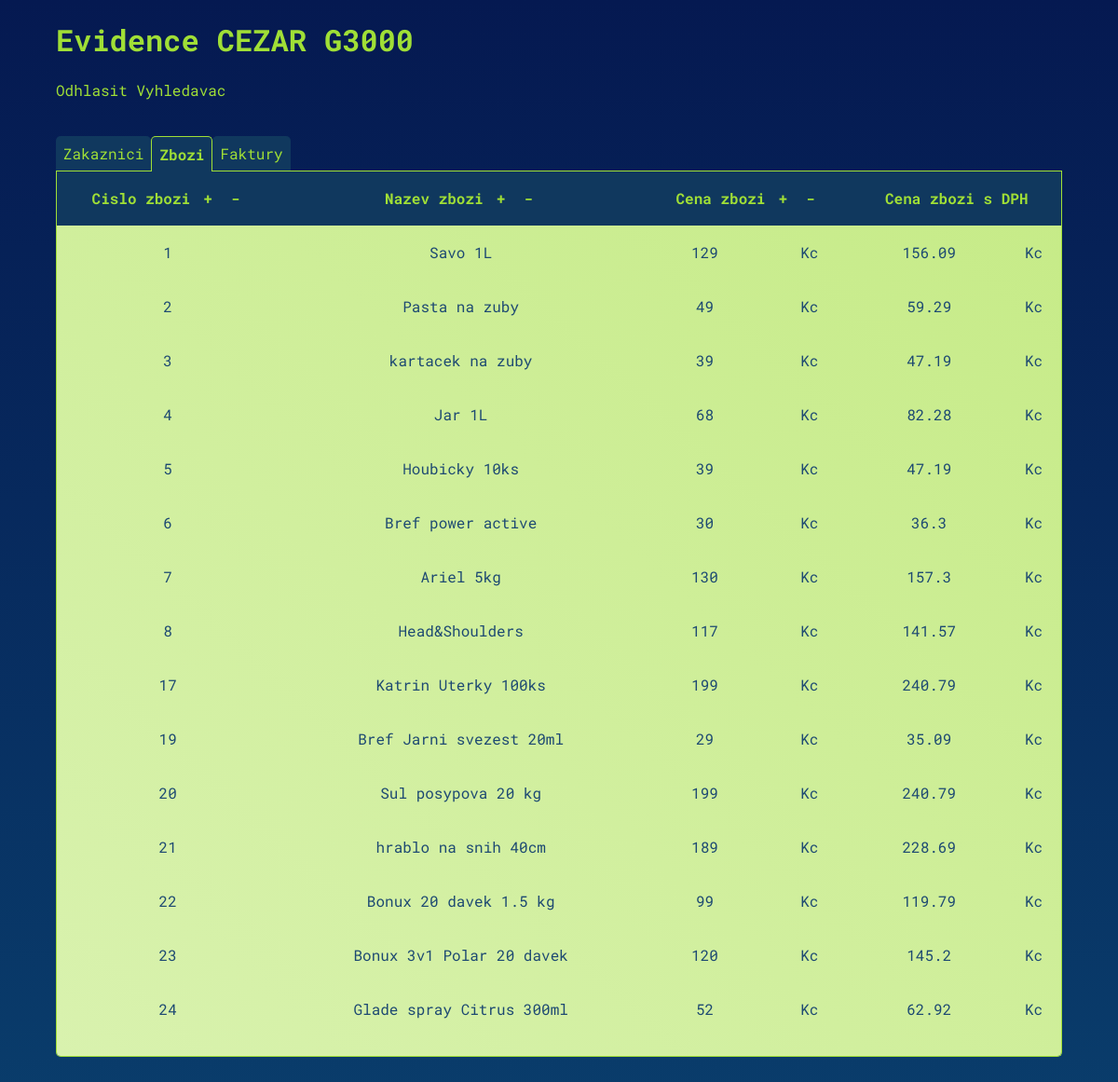
Page /index.php?orderzboziby=id_zbozi (signed in) on the committed database.
### tables this page shows
CREATE TABLE `zbozi` (
  `id_zbozi` int NOT NULL AUTO_INCREMENT,
  `nazev` varchar(32) NOT NULL,
  `cena` int NOT NULL,
  PRIMARY KEY (`id_zbozi`)
);

### inc/functions.php (called while the page is built, shortened)
<?php
    function vypis_zbozi($pdo, $order=false, $desc=false) {
        $query = "SELECT * FROM zbozi";
        if ($order) {
            $query .= " ORDER BY $order";
        }
        $query .= ";";
        $stmt = $pdo->prepare($query);
        $stmt->execute();
        $results = $stmt->fetchall(PDO::FETCH_ASSOC);
        if ($results) {
            return $results;
        }
        return false;
    }

### index.php (the view, shortened to what this page needs)
<?php
require_once("inc/dbh.inc.php");
require_once("inc/functions.php");;
?>
<body>
    <div class="container">
        <h1>Evidence CEZAR G3000</h1>
        <a href="inc/logout.inc.php">Odhlasit</a>
        <a href="vyhledavac.php">Vyhledavac</a>
        <nav>
            <span class="navigace <?php
                if (!isset($_GET["orderzboziby"]) && !isset($_GET["orderfakturyby"])) {echo "active";};
            ?>" data-target="zakaznici">Zakaznici</span>
            <span class="navigace <?php
                if (isset($_GET["orderzboziby"])) {echo "active";};
             ?>" data-target="zbozi">Zbozi</span>
            <span class="navigace <?php
                if (isset($_GET["orderfakturyby"])) {echo "active";};
             ?>" data-target="faktury">Faktury</span>
        </nav>
        <main>
            <div class="karta <?php
                if (isset($_GET["orderzboziby"])) {echo "active";};
            ?>" id="zbozi">
                <div class="table-container">
                    <?php
                    $results = vypis_zbozi($conn, $_GET["orderzboziby"], $_GET["zbozidesc"]);
                    if (empty($results)) {
                        echo "<p>Nemame zadne zbozi</p>";
                    } else {
                        ?>
                        <table>
                            <thead>
                                <tr>
                                    <th>Cislo zbozi
                                        <a href="index.php?orderzboziby=id_zbozi">+</a>
                                        <a href="index.php?orderzboziby=id_zbozi&zbozidesc=true">-</a>
                                    </th>
                                    <th>Nazev zbozi
                                        <a href="index.php?orderzboziby=nazev">+</a>
                                        <a href="index.php?orderzboziby=nazev&zbozidesc=true">-</a>
                                    </th>
                                    <th colspan="2">Cena zbozi
                                        <a href="index.php?orderzboziby=cena">+</a>
                                        <a href="index.php?orderzboziby=cena&zbozidesc=true">-</a>
                                    </th>
                                    <th colspan="2">Cena zbozi s DPH</th>
                                </tr>
                            </thead>
                        <tbody>
                        <?php
                        foreach ($results as $result) {
                            ?>
                                <tr>
                                    <td> <?php echo $result["id_zbozi"]; ?></td>
                                    <td> <?php echo $result["nazev"]; ?></td>
                                    <td> <?php echo $result["cena"]; ?></td>
                                    <td>Kc</td>
                                    <td> <?php echo strval(intval($result["cena"]) * 1.21); ?></td>
                                    <td>Kc</td>
                                </tr>
                            <?php
                        }
                    }
                    ?>
                        </tbody>
                    </table>
                </div>
            </div>
        </div>
</body>
</html>

### public/css/main.css (style rules this page uses)
html { height: 100vh; }
body { background-color: #1D4972 ; background-image: linear-gradient(#051951, #0c527b); color: #A0DF36; margin: 0; font-family: 'Roboto Mono', monospace; }
a { text-decoration: none; color: inherit; transition: all 0.2s; }
nav { margin-top: 2vh; margin-bottom: 0; display: flex; flex-direction: row; border-bottom: solid 1px; }
nav span { cursor: pointer; display: inline-block; padding: 0.5rem; background-color: #10385e; border-bottom: solid 1px; border-radius: 5px 5px 0 0; transform: translateY(1px); }
nav span.active { border-bottom: none; border: solid 1px; border-color: #A0DF36; border-bottom: none; color: #A0DF36; font-weight: bold; }
.karta { display: none; }
.table-container { border: solid 1px; border-top: none; border-radius: 0 0 5px 5px; height: 50vh; overflow: auto; }
.karta.active { display: block; }
.container { width: 90%; margin: auto; }
table { width: 100%; border-collapse: collapse; background-image: linear-gradient(to bottom left, #C6EB87, #D9F2AF); }
th, td { line-height: 3.5em; text-align: center; }
th { background-color: #10385e; color: #A0DF36; }
tr { transition: all 0.2s; color: #1D4972; }
thead a { display: inline-block; height: 100%; width: 2ch; }
thead tr { width: 100%; }

### rows in the picture
zbozi: id_zbozi "1", nazev "Savo 1L", cena "129", intval($result['cena'])*1.21 "156.09"
zbozi: id_zbozi "2", nazev "Pasta na zuby", cena "49", intval($result['cena'])*1.21 "59.29"
zbozi: id_zbozi "3", nazev "kartacek na zuby", cena "39", intval($result['cena'])*1.21 "47.19"
zbozi: id_zbozi "4", nazev "Jar 1L", cena "68", intval($result['cena'])*1.21 "82.28"
zbozi: id_zbozi "5", nazev "Houbicky 10ks", cena "39", intval($result['cena'])*1.21 "47.19"
zbozi: id_zbozi "6", nazev "Bref power active", cena "30", intval($result['cena'])*1.21 "36.3"
zbozi: id_zbozi "7", nazev "Ariel 5kg", cena "130", intval($result['cena'])*1.21 "157.3"
zbozi: id_zbozi "8", nazev "Head&Shoulders", cena "117", intval($result['cena'])*1.21 "141.57"
zbozi: id_zbozi "17", nazev "Katrin Uterky 100ks", cena "199", intval($result['cena'])*1.21 "240.79"
zbozi: id_zbozi "19", nazev "Bref Jarni svezest 20ml", cena "29", intval($result['cena'])*1.21 "35.09"
zbozi: id_zbozi "20", nazev "Sul posypova 20 kg", cena "199", intval($result['cena'])*1.21 "240.79"
zbozi: id_zbozi "21", nazev "hrablo na snih 40cm", cena "189", intval($result['cena'])*1.21 "228.69"
zbozi: id_zbozi "22", nazev "Bonux 20 davek 1.5 kg", cena "99", intval($result['cena'])*1.21 "119.79"
zbozi: id_zbozi "23", nazev "Bonux 3v1 Polar 20 davek", cena "120", intval($result['cena'])*1.21 "145.2"
zbozi: id_zbozi "24", nazev "Glade spray Citrus 300ml", cena "52", intval($result['cena'])*1.21 "62.92"
